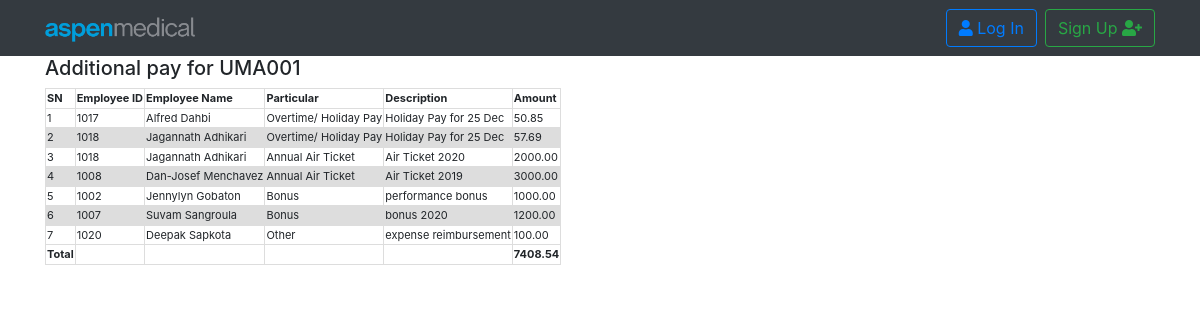
Screenshot of /payroll/salary_additional/65/ with the database file from the repository.
### payroll/models.py (models this page shows, shortened)
class ProcessSalary(models.Model):
    payroll_id      = models.CharField(max_length=90, blank=True,null=True)
    salary_month    = models.DateField(default =datetime.datetime.now)
    employee        = models.ManyToManyField(Payslip, related_name='employee_name')
    start_date      = models.DateField()
    finish_date     = models.DateField()
    SALARY_TYPES    = (('Normal', 'Normal'),
                      ('Adjustment', 'Adjustment'),)
    salary_type     = models.CharField(max_length=60, default=SALARY_TYPES[0][0], choices=SALARY_TYPES, blank=True,null=True)
    SALARY_STATUS   = (('Processing', 'Processing'),
                      ('Processed', 'Processed'),
                      ('Paid', 'Paid'),)
    status          = models.CharField(max_length=60, default=SALARY_STATUS[0][0], choices=SALARY_STATUS, blank=True,null=True)
    employee_count  = models.IntegerField(null=True, blank=True,default=0)
    gross_pay       = models.DecimalField(max_digits=12, decimal_places=2, blank=True,null=True)
    actual_gross_pay= models.DecimalField(max_digits=12, decimal_places=2, blank=True,null=True)
    Additional_pay  = models.DecimalField(max_digits=12, decimal_places=2, blank=True,null=True)
    deduction       = models.DecimalField(max_digits=12, decimal_places=2, blank=True,null=True)
    total           = models.DecimalField(max_digits=12, decimal_places=2, blank=True,null=True)

class Additionalpays(models.Model):
    ADDITIONALPAY_CHOICES  = (('Annual Air Ticket', 'Annual Air Ticket'),
                              ('Expense Reimbursement', 'Expense Reimbursement'),
                              ('Salary Advance', 'Salary Advance'),
                              ('Bonus', 'Bonus'),
                              ('Overtime/ Holiday Pay', 'Overtime/ Holiday Pay'),
                              ('Other', 'Other'),)
    report                 = models.ForeignKey(Report, on_delete=models.CASCADE)
    additional             =   models.CharField(max_length=60, choices=ADDITIONALPAY_CHOICES, blank=True,null=True)
    additional_label       =   models.CharField(max_length=90, blank=True,null=True)
    amount                 =   models.DecimalField(max_digits=12, decimal_places=2, blank=True,null=True)
    OCCURS_CHOICE          = (('Once', 'Once'),
                             ('Monthly', 'Monthly'),)
    occur                  =   models.CharField(max_length=60, choices=OCCURS_CHOICE, blank=True,null=True)
    start_date             =   models.DateField(null=True, blank=True)
    end_date               =   models.DateField(null=True, blank=True)

class Report(models.Model):
    employee_id         = models.CharField(max_length=60)
    first_name          = models.CharField(max_length=60, blank=True,null=True)
    last_name           = models.CharField(max_length=60, blank=True,null=True)
    department          = models.CharField(max_length=60, blank=True,null=True)
    designation         = models.CharField(max_length=40, null=True, blank=True)
    work_permit_choice  = (('Uniteam', 'Uniteam'),('Aspen', 'Aspen'),('Uniteam(Br2)', 'Uniteam(Br2)'),)
    work_permit         = models.CharField(max_length=60, choices=work_permit_choice)
    cost_center         = models.ForeignKey(CostCenter, related_name='department_name', on_delete=models.CASCADE,null=True,blank=True)
    payroll_id          = models.CharField(max_length=90, blank=True,null=True)
    payroll_month       = models.DateField(null=True, blank=True)
    start_date          = models.DateField(null=True, blank=True)
    finish_date         = models.DateField(null=True, blank=True)
    mode_of_payment     = models.CharField(max_length=90, blank=True,null=True)
    basic_salary        = models.DecimalField(max_digits=10, decimal_places=2, blank=True,null=True)
    housing_allowance   = models.DecimalField(max_digits=10, decimal_places=2, blank=True,null=True)
    transportation_allowance = models.DecimalField(max_digits=10, decimal_places=2, blank=True,null=True)
    other               = models.DecimalField(max_digits=12, decimal_places=2, blank=True,null=True)
    lowp_deduction      = models.DecimalField(max_digits=12, decimal_places=2, blank=True,null=True)
    @property
    def full_name(self):
        return str(self.first_name) +" "+ str(self.last_name)

### payroll/views.py (the view)
def SalaryAdditional(request,pk):
    data = models.ProcessSalary.objects.get(pk=pk)
    emp_rep = models.Report.objects.filter(payroll_id=data.payroll_id)
    pay_id = data.payroll_id
    empData = []
    total_amount = 0
    for emp in emp_rep:
        add = models.Additionalpays.objects.filter(report=emp)
        if add:
            for addPay in add:
                data = [emp.employee_id,emp.full_name,addPay]
                amount = addPay.amount
                total_amount += amount
                empData.append(data)
    if 'pdf' in request.GET:
        return render_to_pdf_response(
            request,
            'payroll/salary_additional_pdf.html',
            {'empData':empData},
            download_filename='AdditionalPay.pdf',
            content_type='application/pdf',
        )
    else:
        return render(request, 'payroll/salary_additional.html', {'empData':empData,'pay_id': pay_id, 'total_amount':total_amount,})

### payroll/templates/payroll/salary_additional.html (shortened to what this page needs)
{% extends "base.html" %}
{% block content %}
{% load humanize %}
  <div class="">
    <h5>Additional pay for {{pay_id}}</h5>
    <table class="new_table">
      <thead>
        <tr>
          <th scope="col">SN</th>
          <th scope="col">Employee ID</th>
          <th scope="col">Employee Name</th>
          <th scope="col">Particular</th>
          <th scope="col">Description</th>
          <th scope="col">Amount</th>
        </tr>
      </thead>
      <tbody>
        {% for i in empData %}
        <tr>
          <td scope="row">{{ forloop.counter }}</td>
          <td> {{i.0}} </td>
          <td> {{i.1}} </td>
          <td> {{i.2.additional}} </td>
          <td> {{i.2.additional_label}}</td>
          <td> {{i.2.amount}} </td>
        </tr>
        {% endfor %}
      </tbody>
      <tr>
        <th scope="col">Total</th>
        <th scope="col"></th>
        <th scope="col"></th>
        <th scope="col"></th>
        <th scope="col"></th>
        <th scope="col">{{ total_amount }}</th>
      </tr>
    </table>
  </div>
{% endblock %}

### static/css/mystylesheet.css (style rules this page uses)
.new_table td, .new_table th { border: 1px solid #dddddd; text-align: left; font-size: 11px; }
.new_table tr:nth-child(even) { background-color: #dddddd; }

### rows the page displays
ProcessSalary: payroll "UMA001"
Additionalpays: employee_id "1017", i "Alfred Dahbi", additional "Overtime/ Holiday Pay", additional_label "Holiday Pay for 25 Dec", amount "50.85"
Additionalpays: employee_id "1018", i "Jagannath Adhikari", additional "Overtime/ Holiday Pay", additional_label "Holiday Pay for 25 Dec", amount "57.69"
Additionalpays: employee_id "1018", i "Jagannath Adhikari", additional "Annual Air Ticket", additional_label "Air Ticket 2020", amount "2000.00"
Additionalpays: employee_id "1008", i "Dan-Josef Menchavez", additional "Annual Air Ticket", additional_label "Air Ticket 2019", amount "3000.00"
Additionalpays: employee_id "1002", i "Jennylyn Gobaton", additional "Bonus", additional_label "performance bonus", amount "1000.00"
Additionalpays: employee_id "1007", i "Suvam Sangroula", additional "Bonus", additional_label "bonus 2020", amount "1200.00"
Additionalpays: employee_id "1020", i "Deepak Sapkota", additional "Other", additional_label "expense reimbursement", amount "100.00"

### other values shown
{{ total_amount }} "7408.54"
